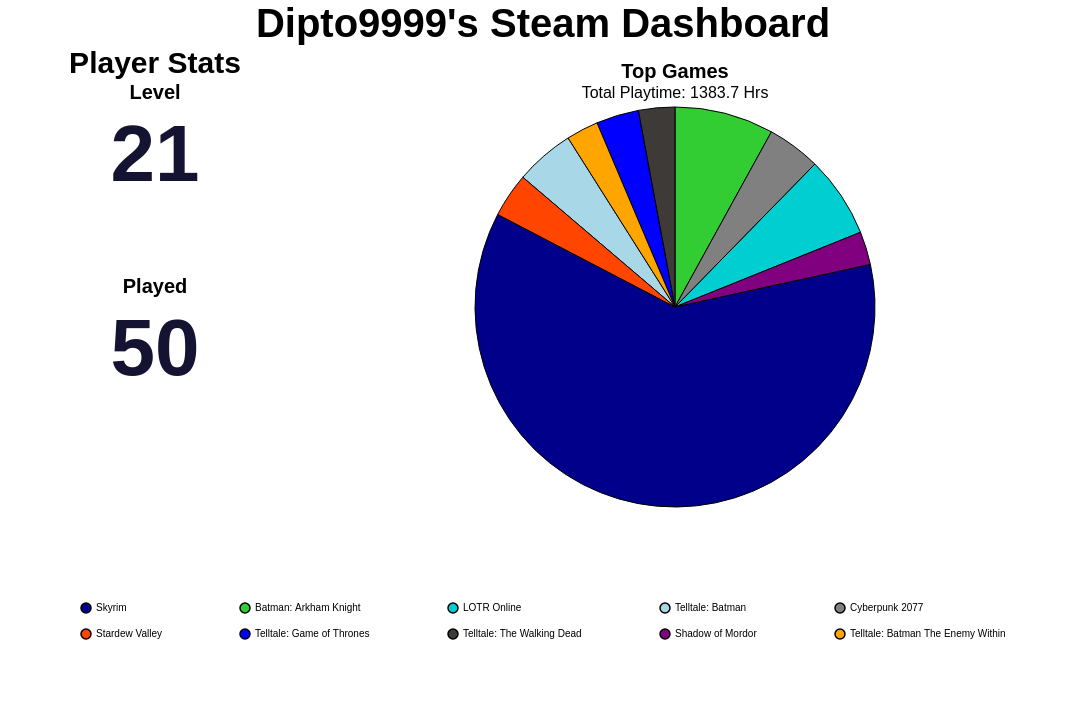

This figure's Vega-Lite source:
### Vega-Lite specification from a JSON file in a GitHub repository (floating-point values rounded to 4 significant figures)
{"config": {"view": {"continuousWidth": 300, "continuousHeight": 300, "strokeOpacity": 0, "strokeWidth": 1.5}, "axis": {"labelFontSize": 12, "titleFontSize": 16}, "legend": {"labelFontSize": 12, "titleFontSize": 16}}, "hconcat": [{"vconcat": [{"data": {"name": "data-2499b64f9be58983f459d2071ccce1f4"}, "mark": {"type": "text", "align": "center", "baseline": "middle", "color": "#141331", "fontSize": 80, "fontWeight": "bold"}, "encoding": {"text": {"field": "Value", "type": "quantitative"}, "x": {"axis": null, "field": "Metric", "type": "nominal"}, "y": {"value": 50}}, "height": 150, "title": {"text": "Level", "anchor": "middle", "fontSize": 20}, "width": 300}, {"data": {"name": "data-3d361614c23f12396fa0eab35a1d9e7a"}, "mark": {"type": "text", "align": "center", "baseline": "middle", "color": "#141331", "fontSize": 80, "fontWeight": "bold"}, "encoding": {"text": {"field": "Value", "type": "quantitative"}, "x": {"axis": null, "field": "Metric", "type": "nominal"}, "y": {"value": 50}}, "height": 150, "title": {"text": "Played", "anchor": "middle", "fontSize": 20}, "width": 300}], "title": {"text": "Player Stats", "anchor": "middle", "fontSize": 30}}, {"data": {"name": "data-1dcd49a87459cf3f12f86eba22f0e732"}, "mark": {"type": "arc", "stroke": "black", "strokeWidth": 1}, "encoding": {"color": {"field": "name", "legend": {"columnPadding": 75, "columns": 5, "direction": "horizontal", "labelFontSize": 10, "orient": "bottom", "padding": 75, "rowPadding": 10, "title": "", "titleAlign": "center", "titleFontSize": 16}, "scale": {"range": ["#00008B", "#32CD32", "#00CED1", "#A8D7E7", "#808080", "#FF4500", "#0000FF", "#3D3A38", "#800080", "#FFA500", "#006400", "#8B0000", "#FFD700", "#4682B4", "#2E8B57"]}, "sort": null, "type": "nominal"}, "theta": {"field": "playtime_percentage", "type": "quantitative"}, "tooltip": [{"field": "name", "title": "Game", "type": "nominal"}, {"field": "playtime_forever", "format": ".1f", "title": "Time (Hrs)", "type": "quantitative"}, {"field": "playtime_percentage", "format": ".2f", "title": "Playtime (%)", "type": "quantitative"}]}, "height": 400, "title": {"text": "Top Games", "anchor": "middle", "fontSize": 20, "subtitle": "Total Playtime: 1383.7 Hrs", "subtitleFontSize": 16}, "width": 700}], "padding": {"left": 250, "right": 250, "top": 0, "bottom": 0}, "title": {"text": "Dipto9999's Steam Dashboard", "anchor": "middle", "fontSize": 40}, "$schema": "https://vega.github.io/schema/vega-lite/v6.1.0.json", "datasets": {"data-2499b64f9be58983f459d2071ccce1f4": [{"Metric": "Level", "Value": 21}], "data-3d361614c23f12396fa0eab35a1d9e7a": [{"Metric": "Played", "Value": 50}], "data-1dcd49a87459cf3f12f86eba22f0e732": [{"name": "Skyrim", "playtime_forever": 845.3, "appid": 72850, "playtime_percentage": 61.09}, {"name": "Batman: Arkham Knight", "playtime_forever": 110.8, "appid": 208650, "playtime_percentage": 8.01}, {"name": "LOTR Online", "playtime_forever": 91.02, "appid": 212500, "playtime_percentage": 6.58}, {"name": "Telltale: Batman", "playtime_forever": 66.22, "appid": 498240, "playtime_percentage": 4.79}, {"name": "Cyberpunk 2077", "playtime_forever": 59.75, "appid": 1091500, "playtime_percentage": 4.32}, {"name": "Stardew Valley", "playtime_forever": 49.5, "appid": 413150, "playtime_percentage": 3.58}, {"name": "Telltale: Game of Thrones", "playtime_forever": 47.68, "appid": 330840, "playtime_percentage": 3.45}, {"name": "Telltale: The Walking Dead", "playtime_forever": 40.52, "appid": 207610, "playtime_percentage": 2.93}, {"name": "Shadow of Mordor", "playtime_forever": 37.05, "appid": 241930, "playtime_percentage": 2.68}, {"name": "Telltale: Batman The Enemy Within", "playtime_forever": 35.93, "appid": 675260, "playtime_percentage": 2.6}]}}
